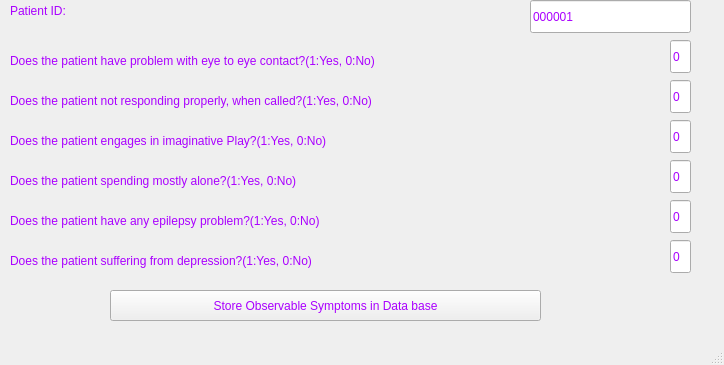
<?xml version="1.0" encoding="UTF-8"?>
<ui version="4.0">
 <class>MainWindow</class>
 <widget class="QMainWindow" name="MainWindow">
  <property name="geometry">
   <rect>
    <x>0</x>
    <y>0</y>
    <width>724</width>
    <height>365</height>
   </rect>
  </property>
  <property name="windowTitle">
   <string>Observable Symptoms</string>
  </property>
  <property name="styleSheet">
   <string notr="true">color: rgb(170, 0, 255);
font: 75 12pt &quot;MS Shell Dlg 2&quot;;</string>
  </property>
  <widget class="QWidget" name="centralwidget">
   <widget class="QPushButton" name="pushButton">
    <property name="geometry">
     <rect>
      <x>110</x>
      <y>290</y>
      <width>431</width>
      <height>31</height>
     </rect>
    </property>
    <property name="text">
     <string>Store Observable Symptoms in Data base</string>
    </property>
   </widget>
   <widget class="QLineEdit" name="lineEdit_3">
    <property name="geometry">
     <rect>
      <x>670</x>
      <y>40</y>
      <width>21</width>
      <height>33</height>
     </rect>
    </property>
    <property name="text">
     <string>0</string>
    </property>
   </widget>
   <widget class="QLineEdit" name="lineEdit_4">
    <property name="geometry">
     <rect>
      <x>670</x>
      <y>80</y>
      <width>21</width>
      <height>33</height>
     </rect>
    </property>
    <property name="text">
     <string>0</string>
    </property>
   </widget>
   <widget class="QLineEdit" name="lineEdit_5">
    <property name="geometry">
     <rect>
      <x>670</x>
      <y>120</y>
      <width>21</width>
      <height>33</height>
     </rect>
    </property>
    <property name="text">
     <string>0</string>
    </property>
   </widget>
   <widget class="QLineEdit" name="lineEdit_6">
    <property name="geometry">
     <rect>
      <x>670</x>
      <y>160</y>
      <width>21</width>
      <height>33</height>
     </rect>
    </property>
    <property name="text">
     <string>0</string>
    </property>
   </widget>
   <widget class="QLabel" name="label_3">
    <property name="geometry">
     <rect>
      <x>10</x>
      <y>50</y>
      <width>641</width>
      <height>21</height>
     </rect>
    </property>
    <property name="text">
     <string>Does the patient have problem with eye to eye contact?(1:Yes, 0:No)</string>
    </property>
   </widget>
   <widget class="QLabel" name="label_4">
    <property name="geometry">
     <rect>
      <x>10</x>
      <y>90</y>
      <width>631</width>
      <height>21</height>
     </rect>
    </property>
    <property name="text">
     <string>Does the patient not responding properly, when called?(1:Yes, 0:No)</string>
    </property>
   </widget>
   <widget class="QLabel" name="label_5">
    <property name="geometry">
     <rect>
      <x>10</x>
      <y>170</y>
      <width>531</width>
      <height>21</height>
     </rect>
    </property>
    <property name="text">
     <string>Does the patient spending mostly alone?(1:Yes, 0:No)</string>
    </property>
   </widget>
   <widget class="QLabel" name="label_6">
    <property name="geometry">
     <rect>
      <x>10</x>
      <y>130</y>
      <width>601</width>
      <height>21</height>
     </rect>
    </property>
    <property name="text">
     <string>Does the patient engages in imaginative Play?(1:Yes, 0:No)</string>
    </property>
   </widget>
   <widget class="QLabel" name="label_2">
    <property name="geometry">
     <rect>
      <x>10</x>
      <y>210</y>
      <width>541</width>
      <height>21</height>
     </rect>
    </property>
    <property name="text">
     <string>Does the patient have any epilepsy problem?(1:Yes, 0:No)</string>
    </property>
   </widget>
   <widget class="QLineEdit" name="lineEdit_2">
    <property name="geometry">
     <rect>
      <x>670</x>
      <y>200</y>
      <width>21</width>
      <height>33</height>
     </rect>
    </property>
    <property name="text">
     <string>0</string>
    </property>
   </widget>
   <widget class="QLineEdit" name="lineEdit_9">
    <property name="geometry">
     <rect>
      <x>530</x>
      <y>0</y>
      <width>161</width>
      <height>33</height>
     </rect>
    </property>
    <property name="text">
     <string>000001</string>
    </property>
   </widget>
   <widget class="QLabel" name="label_7">
    <property name="geometry">
     <rect>
      <x>10</x>
      <y>0</y>
      <width>131</width>
      <height>21</height>
     </rect>
    </property>
    <property name="text">
     <string>Patient ID:</string>
    </property>
   </widget>
   <widget class="QLabel" name="label_8">
    <property name="geometry">
     <rect>
      <x>10</x>
      <y>250</y>
      <width>531</width>
      <height>21</height>
     </rect>
    </property>
    <property name="text">
     <string>Does the patient suffering from depression?(1:Yes, 0:No)</string>
    </property>
   </widget>
   <widget class="QLineEdit" name="lineEdit_7">
    <property name="geometry">
     <rect>
      <x>670</x>
      <y>240</y>
      <width>21</width>
      <height>33</height>
     </rect>
    </property>
    <property name="text">
     <string>0</string>
    </property>
   </widget>
  </widget>
  <widget class="QStatusBar" name="statusbar"/>
 </widget>
 <resources/>
 <connections/>
</ui>
